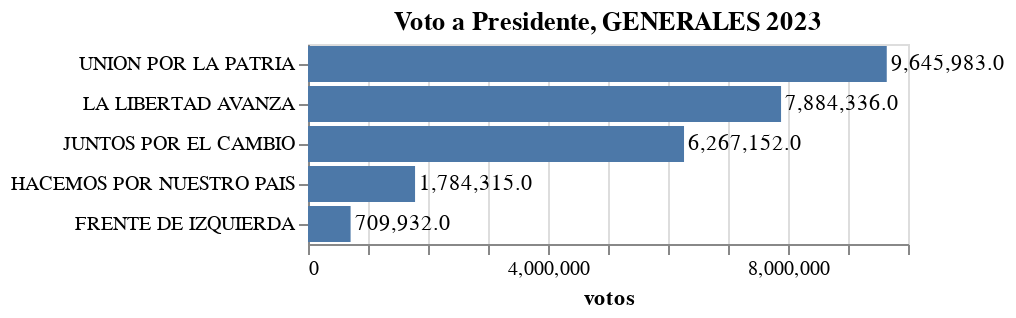

Notebook source saved alongside this figure:
### Code cell
# ¿Cuantos votos recibieron en las elecciones GENERALES los 5 patidos más relevantes?

agrupacion_1v = duckdb.sql("""
  SELECT agrupacion_nombre, sum(votos_cantidad) as votos
  FROM read_parquet('ResultadosElectorales_1v.parquet') 
  WHERE agrupacion_nombre IS NOT NULL AND cargo_id = 1
  GROUP BY agrupacion_nombre
  ORDER BY 2 desc
""").df()

agrupacion_1v['agrupacion_nombre'] = agrupacion_1v['agrupacion_nombre'].replace(
    {'FRENTE DE IZQUIERDA Y DE TRABAJADORES - UNIDAD': 'FRENTE DE IZQUIERDA'})
# Formatear los votos
agrupacion_1v['votos_formateados'] = agrupacion_1v['votos'].apply(lambda x: '{:,}'.format(x))
agrupacion_1v

base = alt.Chart(agrupacion_1v).encode(
    x='votos:Q',
    y=alt.Y('agrupacion_nombre:N', sort='-x',title=None),  # Configurar axis=None para ocultar el eje y
    text='votos_formateados'
)

(base.mark_bar() + base.mark_text(align='left', dx=2)).properties(
    title="Voto a Presidente, GENERALES 2023")

### Figure 1 — Vega-Lite specification as saved in the notebook (floating-point values rounded to 4 significant figures)
{"config": {"view": {"continuousWidth": 300, "continuousHeight": 300}}, "layer": [{"mark": {"type": "bar"}, "encoding": {"text": {"field": "votos_formateados", "type": "nominal"}, "x": {"field": "votos", "type": "quantitative"}, "y": {"field": "agrupacion_nombre", "sort": "-x", "title": null, "type": "nominal"}}}, {"mark": {"type": "text", "align": "left", "dx": 2}, "encoding": {"text": {"field": "votos_formateados", "type": "nominal"}, "x": {"field": "votos", "type": "quantitative"}, "y": {"field": "agrupacion_nombre", "sort": "-x", "title": null, "type": "nominal"}}}], "data": {"name": "data-9f9d3ea67fc702d30caf13a8693155be"}, "title": "Voto a Presidente, GENERALES 2023", "$schema": "https://vega.github.io/schema/vega-lite/v5.15.1.json", "datasets": {"data-9f9d3ea67fc702d30caf13a8693155be": [{"agrupacion_nombre": "UNION POR LA PATRIA", "votos": 9646000.0, "votos_formateados": "9,645,983.0"}, {"agrupacion_nombre": "LA LIBERTAD AVANZA", "votos": 7884000.0, "votos_formateados": "7,884,336.0"}, {"agrupacion_nombre": "JUNTOS POR EL CAMBIO", "votos": 6267000.0, "votos_formateados": "6,267,152.0"}, {"agrupacion_nombre": "HACEMOS POR NUESTRO PAIS", "votos": 1784000.0, "votos_formateados": "1,784,315.0"}, {"agrupacion_nombre": "FRENTE DE IZQUIERDA", "votos": 709900.0, "votos_formateados": "709,932.0"}]}}
